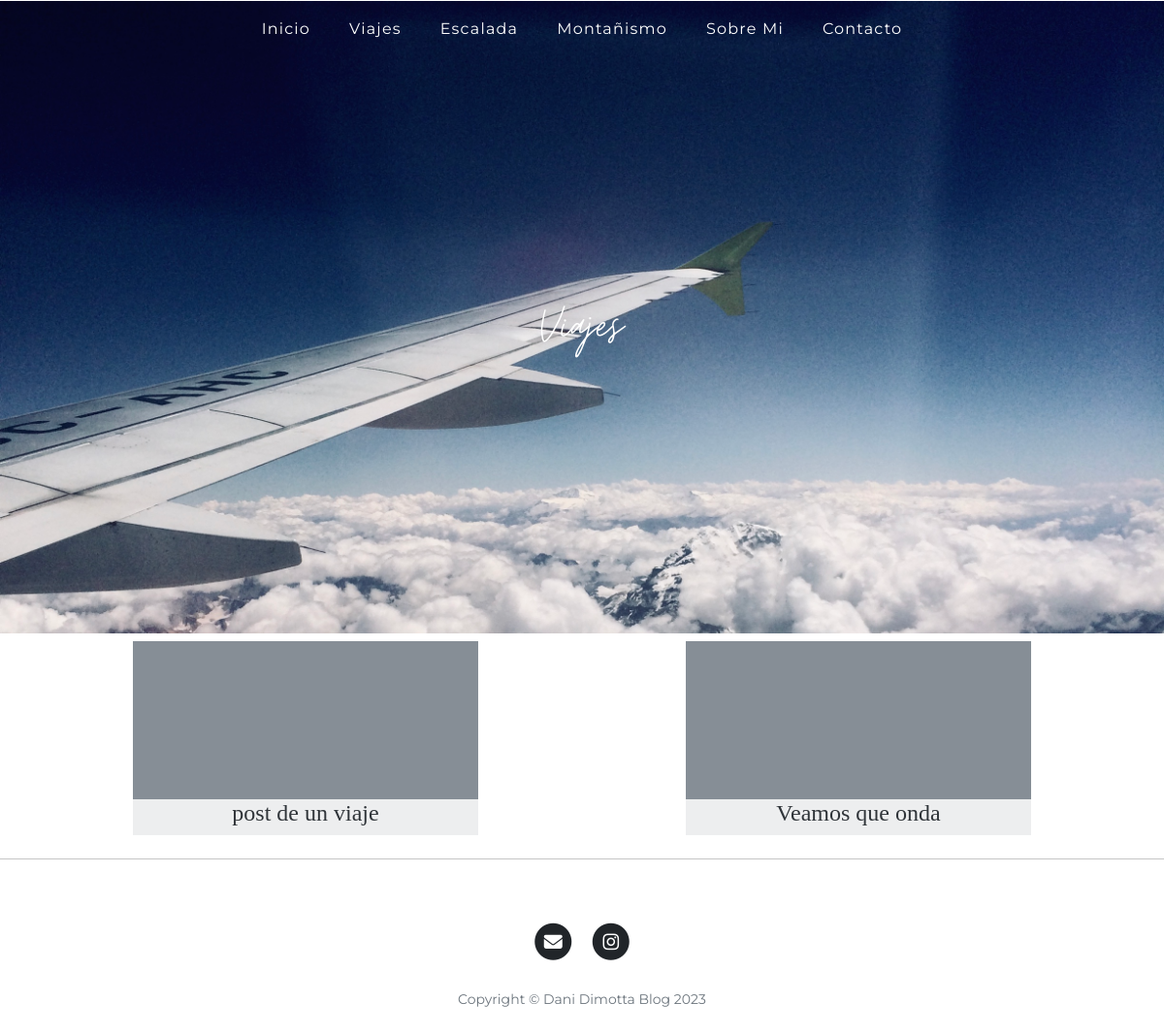
The app's page /viajes, older data.
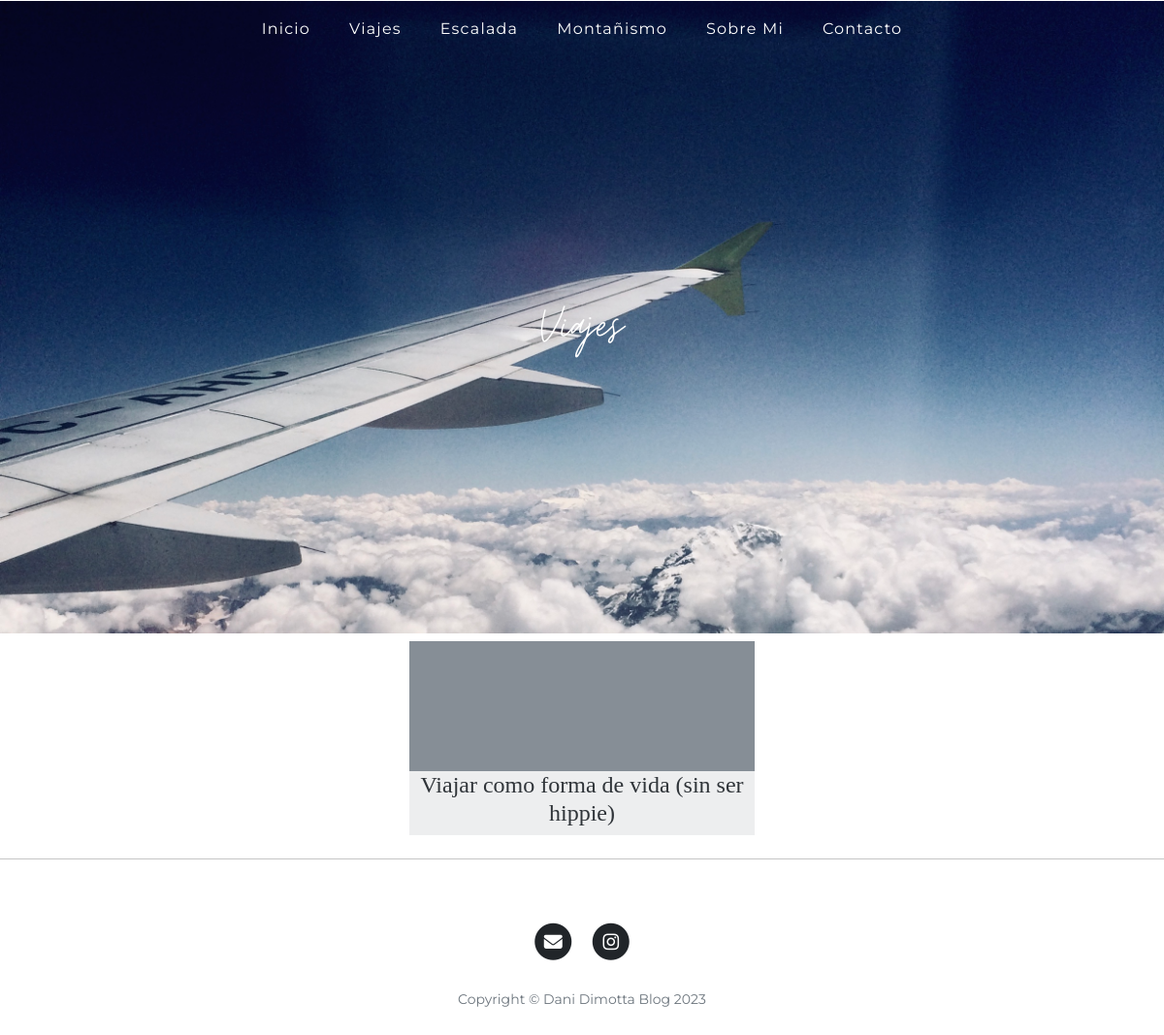
The same page, newer data.
### main.py (models this page shows)
class BlogPost(db.Model):
    __tablename__ = "blog_posts"
    id = db.Column(db.Integer, primary_key=True)
    author_id = db.Column(db.Integer, ForeignKey('users.id'))
    author = relationship('Users', back_populates='posts')
    title = db.Column(db.String(250), unique=True, nullable=False)
    subtitle = db.Column(db.String(500), nullable=False)
    category = db.Column(db.String(250), nullable=False)
    date = db.Column(db.String(250), nullable=False)
    body = db.Column(db.Text, nullable=False)
    img_url = db.Column(db.String(500), nullable=False)
    comments = relationship('Comment', back_populates="parent_post")

### main.py (the view)
@app.route("/viajes")
def viajes():
    posts_viajes = BlogPost.query.filter_by(category='Viajes').all()
    return render_template("viajes.html", posts=posts_viajes)

### templates/viajes.html (shortened to what this page needs)
{% include "header.html" %}
<header class="masthead" style="background-image: url('static/img/avion.jpeg'); padding-top: 100px">
    <div class="container">
        <div class="row">
            <div class="col-lg-8 col-md-10 mx-auto">
                <div class="site-heading">
                    <h1>Viajes</h1>
                </div>
            </div>
        </div>
    </div>
</header>
<div class="container">
    <div class="row">
        {% for post in posts %}
        <div class="col-lg-4 col-md-6 col-sm-12 mx-auto py-2">
            <div class="post-preview" style="background-image: url('{{post.img_url}}')">
                <div class="post-preview-inner">
                    <a href="{{ url_for('show_post', post_id=post.id) }}">
                        <h2 class="post-title">
                            {{post.title}}
                        </h2>
                    </a>
                </div>
            </div>
        </div>
            {% endfor %}
    </div>
</div>
<hr>
{% include "footer.html" %}

Row changes from the older to the newer data that the page shows:
no longer on this page (row edited): BlogPost: title "post de un viaje"
no longer on this page (row edited): BlogPost: title "Veamos que onda"
now on this page (row edited): BlogPost: title "Viajar como forma de vida (sin ser hippie)"
